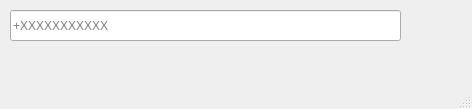
<?xml version="1.0" encoding="UTF-8"?>
<ui version="4.0">
 <class>MainWindow</class>
 <widget class="QMainWindow" name="MainWindow">
  <property name="geometry">
   <rect>
    <x>0</x>
    <y>0</y>
    <width>472</width>
    <height>109</height>
   </rect>
  </property>
  <property name="windowTitle">
   <string>MainWindow</string>
  </property>
  <widget class="QWidget" name="centralwidget">
   <widget class="QLabel" name="label">
    <property name="geometry">
     <rect>
      <x>430</x>
      <y>10</y>
      <width>31</width>
      <height>31</height>
     </rect>
    </property>
    <property name="text">
     <string/>
    </property>
   </widget>
   <widget class="QLineEdit" name="lineEdit">
    <property name="geometry">
     <rect>
      <x>10</x>
      <y>10</y>
      <width>391</width>
      <height>31</height>
     </rect>
    </property>
    <property name="placeholderText">
     <string>+XXXXXXXXXXX</string>
    </property>
   </widget>
  </widget>
  <widget class="QMenuBar" name="menubar">
   <property name="geometry">
    <rect>
     <x>0</x>
     <y>0</y>
     <width>472</width>
     <height>21</height>
    </rect>
   </property>
  </widget>
  <widget class="QStatusBar" name="statusbar"/>
 </widget>
 <resources/>
 <connections/>
</ui>
